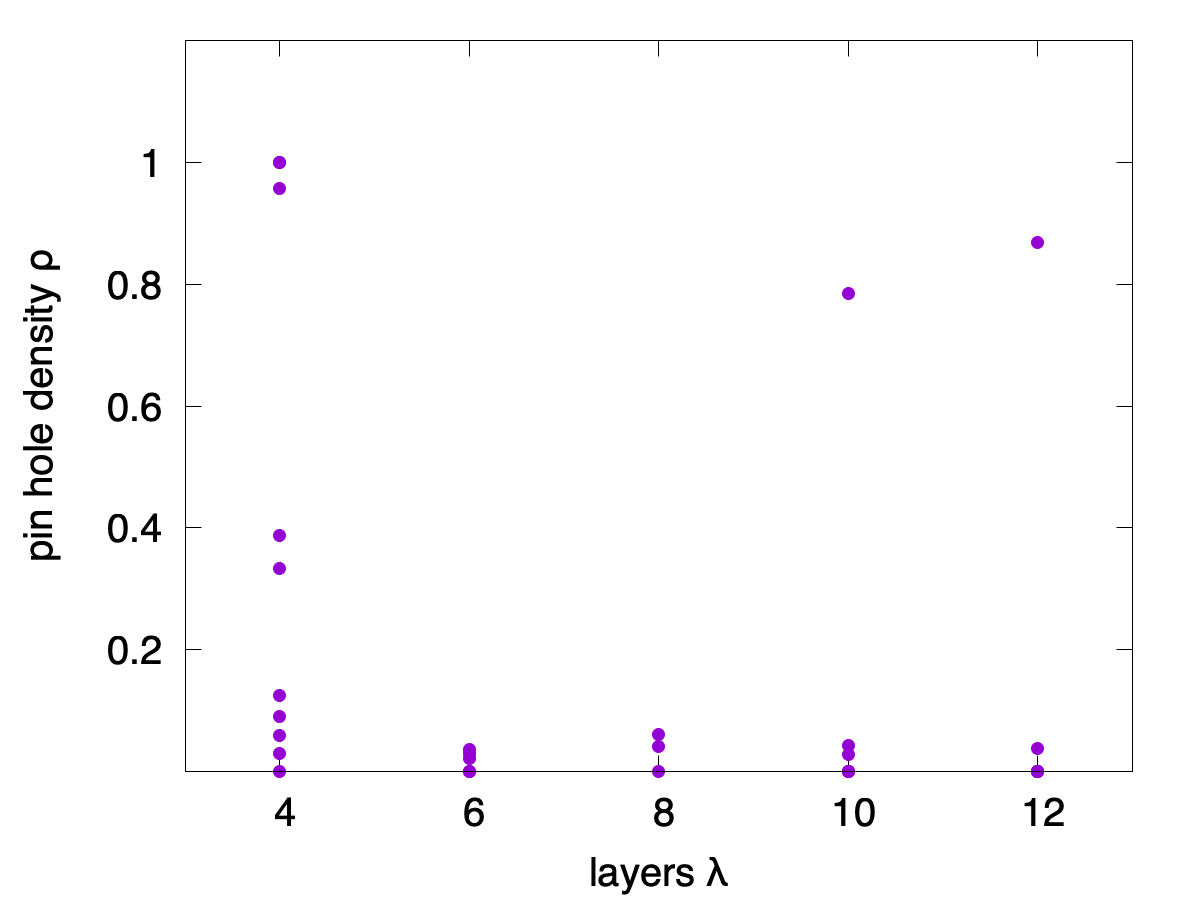

Source code (gnuplot):
#!/usr/bin/gnuplot 

set term pngcairo size 1200, 900 font ",30"
set out "phd-layr.png"
#set term svg
#set out "phd-layr.svg"
#filename="../../db_final.sorted.tsv"
filename="../../db_final.tsv"
filename="../../gen.tsv"
filename="../../db_final.gen.tsv"
width=2
set xlabel "layers {/Symbol l}"
set ylabel "pin hole density {/Symbol r}"
set xrange [3:13]
set yrange [0:1.2]
set xtics 2,2
set ytics 0.2,0.2,1

#:.! head -n2 ../../db_final.gen.tsv
#1    2    3     4         5        6         7         8     9     10    11    12    13
#gen  nr   enr   G         phd      avg1(G)   avg2(G)   conc  layr  vDOC  TDOC  vCal  TCal
#0    212  2947  10.95940  0.00000  -8.43005  -9.76459  4     6     16    80    18    300
#plot filename u 8:4 pt 7 t "O"

plot filename u 9:5 pt 7 ps width notitle
#pause -1
